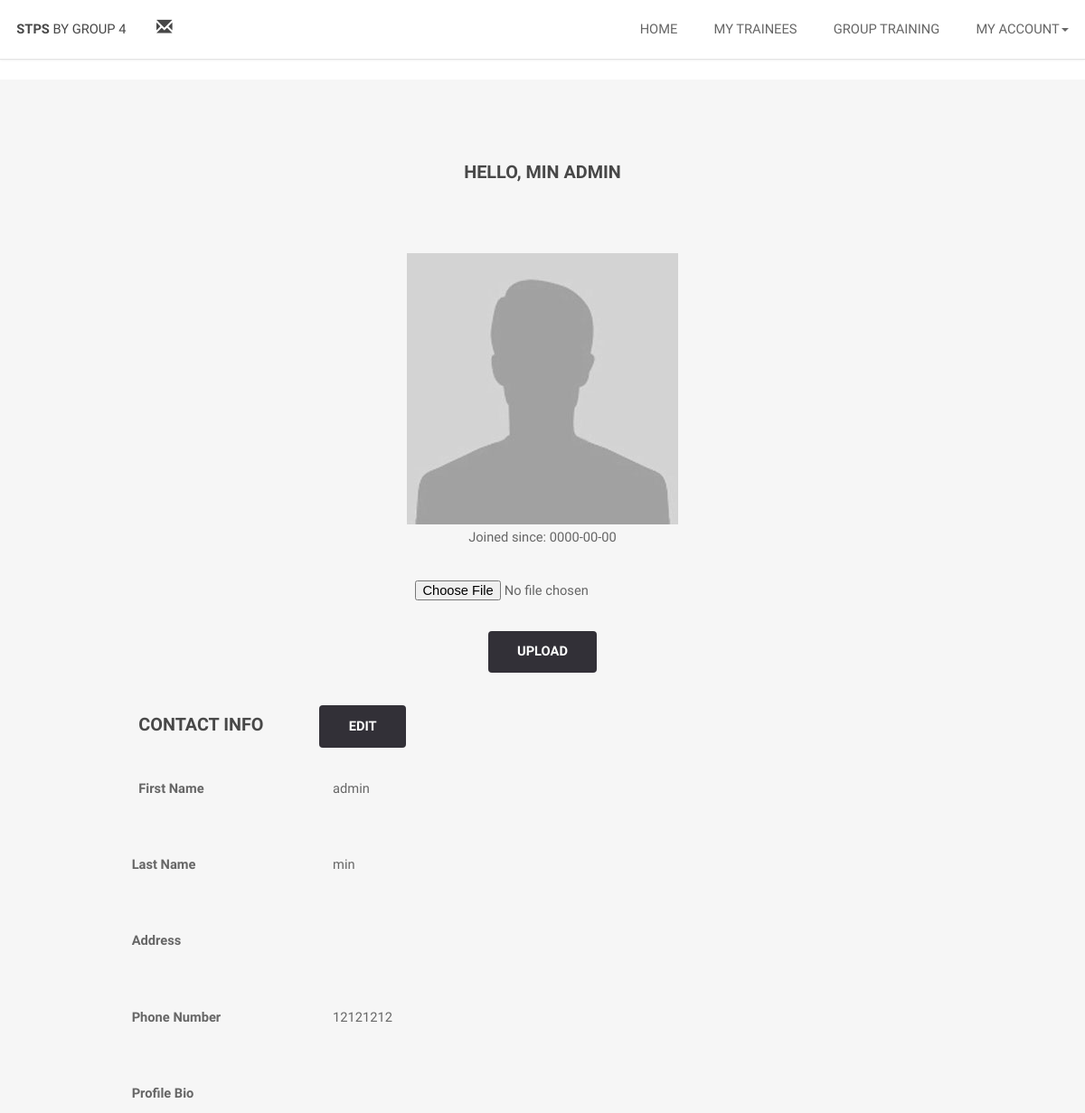
The app's page /trainer_dashboard.php (signed in, upper part), older data.
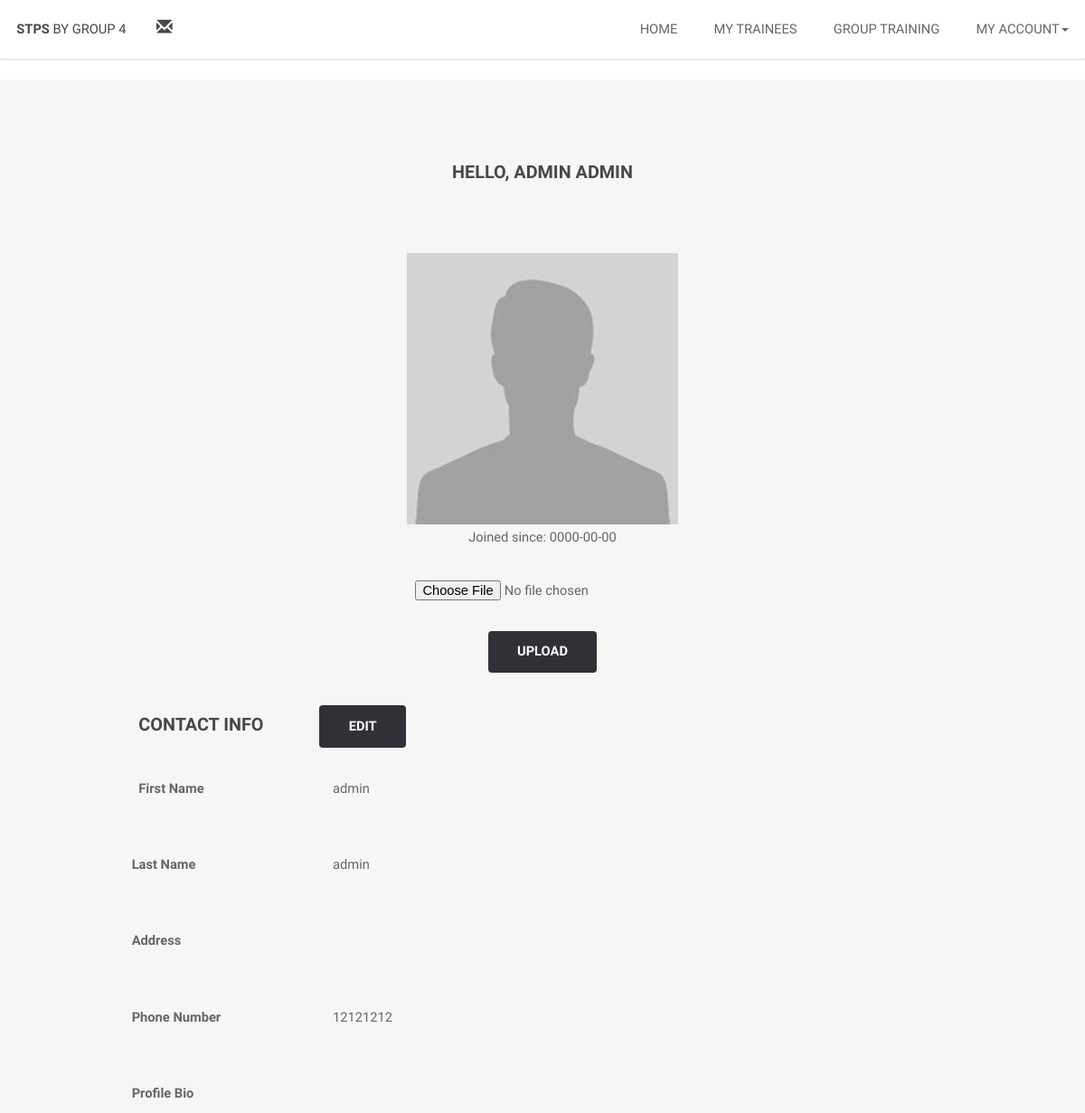
The same page, newer data.
### tables this page shows
CREATE TABLE IF NOT EXISTS `users` (
  `email` varchar(255) NOT NULL,
  `firstName` varchar(35) NOT NULL,
  `lastName` varchar(35) NOT NULL,
  `phoneNumber` int(8) NOT NULL,
  `profilePicture` varchar(255) NOT NULL,
  `role` varchar(10) NOT NULL,
  `password` varchar(50) NOT NULL,
  `status` int(1) NOT NULL,
  `address` varchar(255) NOT NULL,
  `subscription` int(2) NOT NULL,
  `registerDate` date NOT NULL,
  `expiryDate` date NOT NULL,
  `featuredStatus` int(1) NOT NULL,
  `profileBio` varchar(255) NOT NULL,
  `bondTo` varchar(255) NOT NULL
);

### trainer_dashboard.php (the view, shortened to what the changed rows need)
<?php
$Semail = $_SESSION['email'];
?>
<html>
    <head>
        <link rel="stylesheet" href="https://maxcdn.bootstrapcdn.com/bootstrap/3.3.2/css/bootstrap.min.css">
        <link href='fullcalendar-3.5.1/fullcalendar.css' rel='stylesheet' />
        <link href="assets/css/calendar.css" rel="stylesheet" type="text/css"/>
        <link rel="stylesheet" href="assets/css/trainer_dashboard.css" />
    </head>
    <body>
        <?php
        include "trainer_header.php";
        ?>
        <section id="one" class="wrapper style2 special">
            <div class="container">
                <?php
                $sqlProfile = "SELECT * FROM users where email='$Semail' ";
                $result = $conn->prepare($sqlProfile);
                $result->execute();
                $count = $result->rowCount();
                if ($count > 0) {
                    while ($row = $result->fetch(PDO::FETCH_ASSOC)) {
                        $firstName = $row['firstName'];
                        $lastName = $row['lastName'];
                        $phoneNumber = $row['phoneNumber'];
                    }
                } else {
                    echo "There are no users yet!";
                }
                ?>
                <header class="major special">
                    <h3>Hello, <?php echo $lastName." ".$firstName; ?> </h3>
                </header>
                <?php
                $sqlProfile = "SELECT * FROM users where email = '$Semail'";
                $result = $conn->prepare($sqlProfile);
                $result->execute();
                $count = $result->rowCount();
                if ($count > 0) {
                    while ($row = $result->fetch(PDO::FETCH_ASSOC)) {
                        $sqlImg = $row['profilePicture'];
                        echo "<div class='user-container'>";
                        if (strlen($sqlImg) > 0) {
                            echo "<img src='$sqlImg'>";
                        } else {
                            echo "<img src='images/uploads/profiledefault.jpg'>";
                        }
                        echo "<p> Joined since: " . $row['registerDate'] . "</p>";
                        echo "</div>";
                    }
                } else {
                    echo "There are no users yet!";
                }
                ?>
                <form action="scripts/profileUpdate.php" method="post" onsubmit="return validateForm();">
                    <table id="form" class="view">
                        <tbody>
                            <tr>
                                <td>
                                    <p><input type='text' name= "firstName" id="firstName" class="data" value="<?php echo $firstName ?>" readonly/></p>
                                </td>
                            </tr>
                            <tr>
                                <td>
                                    <p><input type='text' name= "lastName" id="lastName" class="data" value="<?php echo $lastName ?>" readonly/></p>
                                </td>
                            </tr>
                            <tr>
                                <td>
                                    <p><input type='text' name= "phoneNumber" id="phoneNumber " class="data" value="<?php echo $phoneNumber ?>" readonly/></p>
                                </td>
                            </tr>
                            </form>
                            </div>
    </section>
<link type="text/css" rel="stylesheet" href="jquery_qtip/jquery.qtip.css" />
</body>
</html>

Row changes from the older to the newer data that the page shows:
changed users "ADMIN": lastName "MIN" → "ADMIN"; lastName "min" → "admin"
